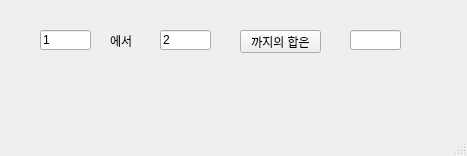
<?xml version="1.0" encoding="UTF-8"?>
<ui version="4.0">
 <class>MainWindow</class>
 <widget class="QMainWindow" name="MainWindow">
  <property name="geometry">
   <rect>
    <x>0</x>
    <y>0</y>
    <width>467</width>
    <height>156</height>
   </rect>
  </property>
  <property name="windowTitle">
   <string>MainWindow</string>
  </property>
  <widget class="QWidget" name="centralwidget">
   <widget class="QLineEdit" name="le1">
    <property name="geometry">
     <rect>
      <x>40</x>
      <y>30</y>
      <width>51</width>
      <height>20</height>
     </rect>
    </property>
    <property name="inputMask">
     <string/>
    </property>
    <property name="text">
     <string>1</string>
    </property>
   </widget>
   <widget class="QLabel" name="lbl">
    <property name="geometry">
     <rect>
      <x>110</x>
      <y>30</y>
      <width>51</width>
      <height>21</height>
     </rect>
    </property>
    <property name="text">
     <string>에서</string>
    </property>
   </widget>
   <widget class="QLineEdit" name="le2">
    <property name="geometry">
     <rect>
      <x>160</x>
      <y>30</y>
      <width>51</width>
      <height>20</height>
     </rect>
    </property>
    <property name="text">
     <string>2</string>
    </property>
   </widget>
   <widget class="QPushButton" name="pb">
    <property name="geometry">
     <rect>
      <x>240</x>
      <y>30</y>
      <width>81</width>
      <height>23</height>
     </rect>
    </property>
    <property name="text">
     <string>까지의 합은</string>
    </property>
   </widget>
   <widget class="QLineEdit" name="le3">
    <property name="geometry">
     <rect>
      <x>350</x>
      <y>30</y>
      <width>51</width>
      <height>20</height>
     </rect>
    </property>
   </widget>
  </widget>
  <widget class="QMenuBar" name="menubar">
   <property name="geometry">
    <rect>
     <x>0</x>
     <y>0</y>
     <width>467</width>
     <height>21</height>
    </rect>
   </property>
  </widget>
  <widget class="QStatusBar" name="statusbar"/>
 </widget>
 <resources/>
 <connections/>
</ui>
